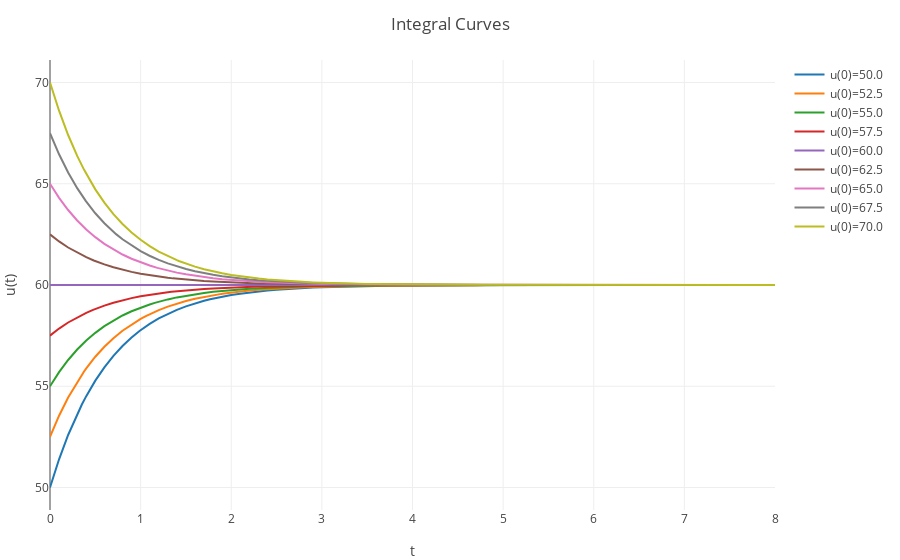

The cell this chart's notebook holds for it:
### Markdown cell above
# Math216 Introduction to Differential Equations
Deniz Bilman, Department of Mathematics, University of Michigan

## Lecture 1
Welcome to Math216. This is the first lecture and we mainly covered:

+ Phase portraits (one-dimensional)
+ Equilibrium points and their classifications
+ Direction fields.

Consider an object placed in an environment at ambient temperature $T_0$. Let $u(t)$ be a differentiable function that denotes the temperature of the object at time $t\in\mathbb{R}$. Note that in this case, if $u(t)\leq T_0$ then $\frac{du}{dt}\geq 0$. _Newton's Law of Cooling_ states that the temperature of this object is governed by the following first order ordinary differential equation (ODE):
\begin{equation}
\frac{du}{dt}= -k(u-T_0),
\end{equation}
where $k>0$ is a proportionality constant. $T_0$ and $k$ are the _parameters_ of this ODE. $t$ is the _independent variable_ and $u$ is the _dependent variable_ ($u$ depends on $t$).

__Question:__ Are there any solutions $u=\varphi(t)$ of this ODE that are constant in time? Does there exist solutions $\varphi(t)$ for which $\varphi'(t)\equiv 0$?

A quick look at the ODE tells us that the answer is "yes", and $\varphi(t)\equiv T_0$ is the only constant solution. But there are other functions $u(t)$ that satisfy the ODE as well.

Now assume that $u(t)\neq T_0$. Using elementary calculus, we can integrate this ODE and obtain the __general solution__:
\begin{equation}\begin{aligned} \frac{u'}{u-T_0}&=-k\\ \log|u-T_0 | &= -kt + C\\ u &= T_0 + c e^{-k t},\end{aligned}
\end{equation}
where we have set $c=\pm e^{C}\in\mathbb{R}$. This defines a 1-parameter family of curves in the $(t,u)$-plane, parametrized by $c\in\mathbb{R}$.

Suppose that the parameters are fixed: $T_0=60$ and $k=1.5$. The arbitrary constant $c$ can be determined by setting an initial value for the temperature: $u(0)=70$, for example, gives $c=10$. Similarly, $u(0)=60$ corresponds to $c=0$.

### Code cell
using ODE;
using PlotlyJS;
# import Plots
# init_notebook(true)
# # using Plots
# # plotly()
const timespan = 0:0.1:8.0;
const k = 1.5;
const T0 = 60.0;
tracesODE1 = GenericTrace[];
function rhsODE1(t,y)
  return -k*(y-T0)
end;
const initialdata=50.0:2.5:70.0;
for j in 1:length(initialdata)
  u0 = initialdata[j]
  t,u = ode45(rhsODE1,u0,timespan)
  trace = scatter(x=t, y=u, name = "u(0)=$(initialdata[j])");
  push!(tracesODE1, trace);
end

plot(tracesODE1, Layout(title="Integral Curves", xaxis=attr(title="t"),yaxis=attr(title="u(t)")))
